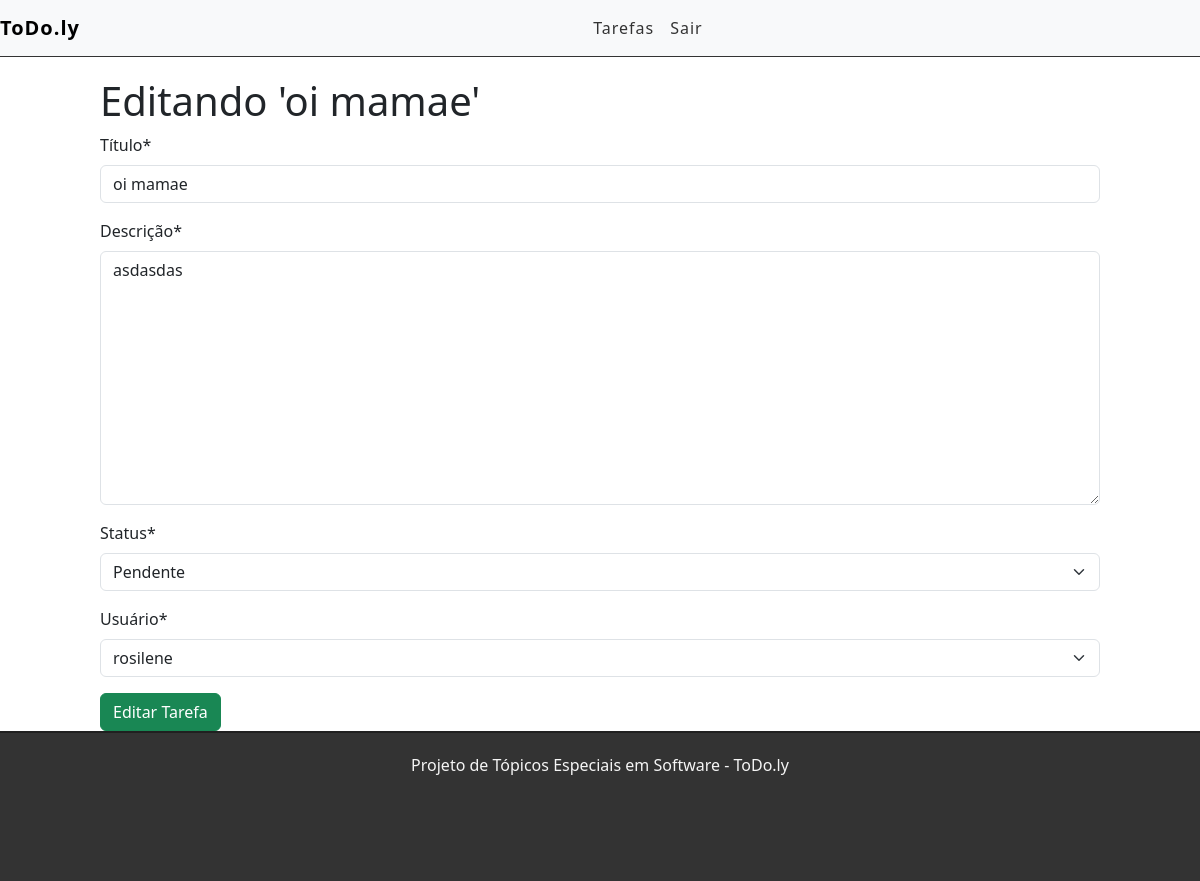
The app's page /editar/63 (signed in) with its own data.
### tarefas/models.py (models this page shows, shortened)
class Tarefa(models.Model):
    STATUS = (
        ('doing', 'Em andamento'),
        ('done', 'Concluída'),
        ('pending', 'Pendente')
    )
    titulo = models.CharField(max_length=50)
    descricao = models.TextField()
    done = models.CharField(
        max_length=7,
        choices=STATUS,
    )
    user = models.ForeignKey(User, on_delete=models.CASCADE, related_name="tasks_created")
    created_at = models.DateTimeField(auto_now_add=True)
    updated_at = models.DateTimeField(auto_now=True)

### tarefas/views.py (the view)
# urls.py: path('editar/<int:id>', views.editarTarefa, name='editar-tarefa'),
@login_required
def editarTarefa(request, id):
    tarefa = get_object_or_404(Tarefa, pk=id)
    formulario = TarefaFormulario(instance=tarefa)
    user_queryset = User.objects.all()
    if(request.method == 'POST'):
        formulario = TarefaFormulario(request.POST, instance=tarefa, user_queryset=user_queryset)
        if(formulario.is_valid()):
            tarefa = formulario.save()
            messages.info(request, 'Tarefa editada com sucesso!')
            return redirect('/')
        else:
            return render(request, 'tarefas/editartarefa.html', {'formulario': formulario, 'tarefa': tarefa})
    else:
        return render(request, 'tarefas/editartarefa.html', {'formulario': formulario, 'tarefa': tarefa})

### tarefas/forms.py
class TarefaFormulario(forms.ModelForm):
    class Meta:
        model = Tarefa
        fields = ['titulo', 'descricao', 'done', 'user']
        labels = {
            'titulo': 'Título',
            'descricao': 'Descrição',
            'done': 'Status',
            'user': 'Usuário'
        }
    def __init__(self, *args, **kwargs):
        user_queryset = kwargs.pop('user_queryset', None)
        super(TarefaFormulario, self).__init__(*args, **kwargs)
        if user_queryset is not None:
            self.fields['user'].queryset = user_queryset

### tarefas/templates/tarefas/editartarefa.html (shortened to what this page needs)
{% extends 'base.html' %}
{% load crispy_forms_tags %}
{% block content %}
<div class="offset-1 col-10 list-div">
    <h1>Editando '{{tarefa.titulo}}'</h1>
    <form method="POST">
        {{ formulario|crispy }}
        <input type="submit" class="btn btn-success" value="Editar Tarefa">
    </form>
</div>
{% endblock %}

### tarefas/static/css/style.css (style rules this page uses)
.list-div { padding: 0; }

### tarefas/static/css/task.css (style rules this page uses)
html, body { height: 100%; margin: 0; }
.container-fluid > div { flex: 1; }

### records on screen
Tarefa: titulo "oi mamae", descricao "asdasdas", done "Pendente", user "rosilene"
